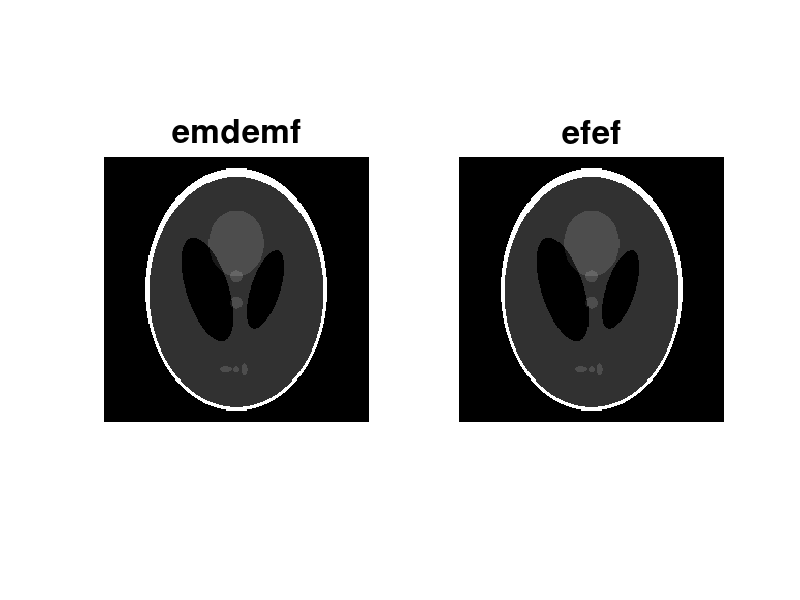

This figure's MATLAB source:

                set(gcf, 'Position', get(0,'Screensize')); % Maximize figure.

subplot(1,2,1,'Position',[0 0.2 0.6 0.70]);
imshow(phantom);
title('emdemf','FontSize', 24);


subplot(1,2,2,'Position',[0.8 0.2 0.1 0.70]);
imshow(phantom);
title('efef','FontSize', 24);
